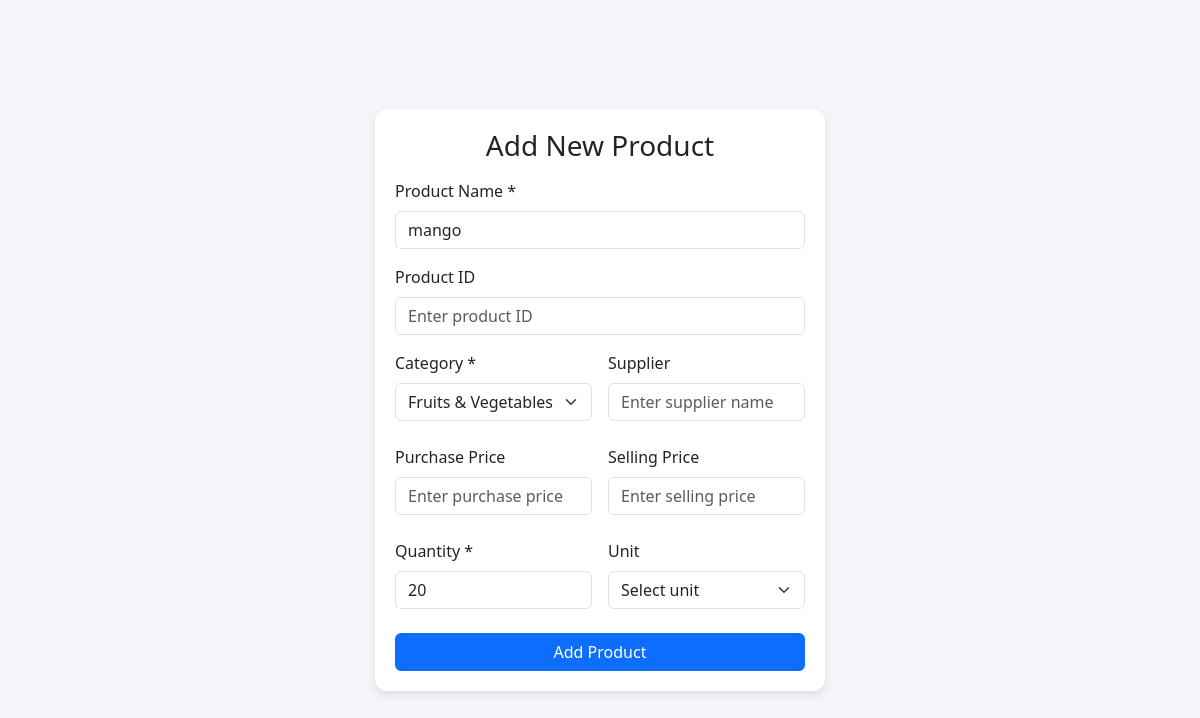
/addProduct.php?id=26 (signed in), run on the app's committed database.
### tables this page shows
CREATE TABLE `products` (
  `id` int(11) NOT NULL,
  `productName` varchar(100) DEFAULT NULL,
  `category` varchar(255) DEFAULT NULL,
  `quantity` int(11) DEFAULT NULL
);

### addProduct.php (the view, shortened to what this page needs)
<?php
if(isset($_GET["id"])) {
        $id = $_GET["id"];
        require "dbConnect.php";
        $query = "SELECT * FROM products WHERE id = '$id' ";
        $result = mysqli_query($dbase, $query);
        $row = mysqli_fetch_assoc($result);
    }
?>
<!DOCTYPE html>
<html lang="en">
<head>
    <link href="https://cdn.jsdelivr.net/npm/bootstrap@5.3.3/dist/css/bootstrap.min.css" rel="stylesheet">
    <link rel="stylesheet" href="style.css">
</head>
<body>
    <div class="main_container">
        <div class="sub_container">
            <h3 class="text-center mb-3">Add New Product</h3>
            <form action="<?= isset($_GET["id"]) ? "editProduct.php?id=$id" : "addProductToDB.php"; ?>" method="post" class="row g-3">
                <div class="col-12">
                    <label class="form-label" for="">Product Name *</label>
                    <input name="name" class="form-control" type="text" placeholder="Enter product name" required value="<?php echo $row['productName'] ?? ''; ?>">
                </div>
                <div class="col-12">
                    <label class="form-label" for="">Product ID</label>
                    <input class="form-control" type="text" placeholder="Enter product ID">
                </div>
                <div class="col-6">
                    <label class="form-label" for="">Category *</label>
                    <select name="category" class="form-select" id="" required>
                        <option value="Fruits & Vegetables" <?= ($row['category'] ?? "") === "Fruits & Vegetables" ? "selected" : "";  ?>>Fruits & Vegetables</option>
                    </select>
                </div>
                <div class="col-6">
                    <label class="form-label" for="">Supplier</label>
                    <input class="form-control" type="text" placeholder="Enter supplier name">
                </div>
                <div class="col-6 mt-4 mb-2">
                    <label class="form-label" for="">Purchase Price</label>
                    <input class="form-control" type="number" placeholder="Enter purchase price">
                </div>
                <div class="col-6 mt-4 mb-2">
                    <label class="form-label" for="">Selling Price</label>
                    <input class="form-control" type="number" placeholder="Enter selling price">
                </div>
                <div class="col-6 mb-2">
                    <label class="form-label" for="">Quantity *</label>
                    <input name="quantity" class="form-control" type="number" placeholder="Enter quantity" required value="<?php echo $row['quantity'] ?? ''; ?>">
                </div>
                <div class="col-6 mb-2">
                    <label class="form-label" for="">Unit</label>
                    <select class="form-select" name="" id="">
                        <option value="" selected disabled>Select unit</option>
                    </select>
                </div>
                <div class="col-12">
                    <button type="submit" class="btn btn-primary w-100">Add Product</button>
                </div>
            </form>
        </div>
    </div>
</body>
</html>

### style.css (style rules this page uses)
* { padding: 0px; margin: 0px; box-sizing: border-box; }
body { background: #f4f6f9; }
.main_container { height: 100vh; width: 100%; display: flex; flex-direction: column; justify-content: center; align-items: center; }
.sub_container { max-width: 450px; background: #fff; padding: 20px; border-radius: 12px; box-shadow: 0 4px 10px rgba(0, 0, 0, 0.1); }

### data on the page
products: name "mango", category "Fruits & Vegetables", quantity "20"
